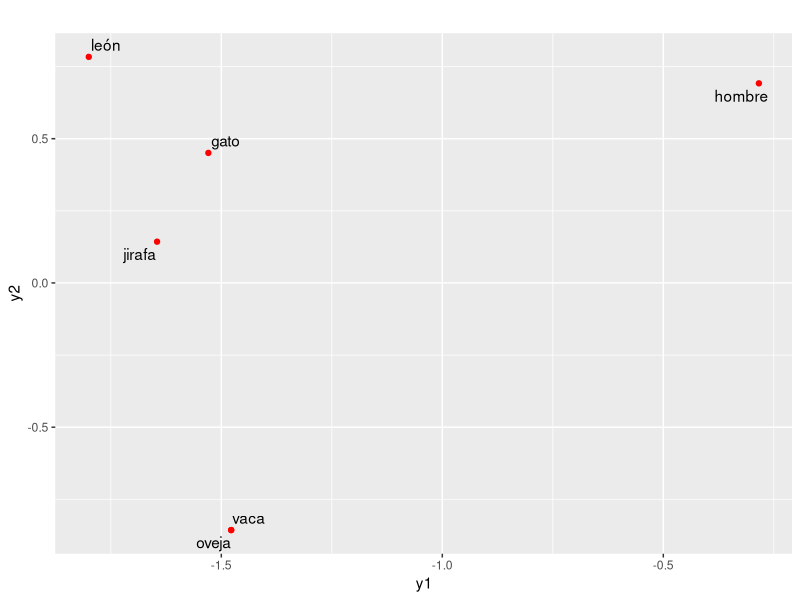

The R source for this figure:
## ---- chunk 1
X=matrix(c(1, 1, 0, 0, 1, 1, 1, 1, 1, 0, 0, 1,1, 0, 0, 1, 0, 1,1, 0, 0, 1, 0, 1,1, 0, 0, 0, 1, 1,0, 0, 0, 0, 1, 0),
nrow=6, byrow=TRUE)
X

Q=X %*% t(X)
valores=eigen(Q)$values
vectores=eigen(Q)$vectors
y1=sqrt(valores[1])*vectores[,1]
y2=sqrt(valores[2])*vectores[,2]
## ---- chunk 2
(m_12=(sum(abs(valores[1:2]))/sum(abs(valores)))*100)
(m_22=(sum(valores[1:2]^2)/sum(valores^2))*100)
## ---- chunk 3
x= c("león", "jirafa", "vaca", "oveja", "gato", "hombre")

df <- data.frame(x,y1,y2)
library(ggplot2)
library(ggrepel)

p <- ggplot(df, aes(x=y1, y=y2, label= x)) +
  geom_point(color="red")  
  
p1 <- p + geom_text() + labs(title = "geom_text()")

p2 <- p + geom_text_repel() + labs(title = "") 

p2
